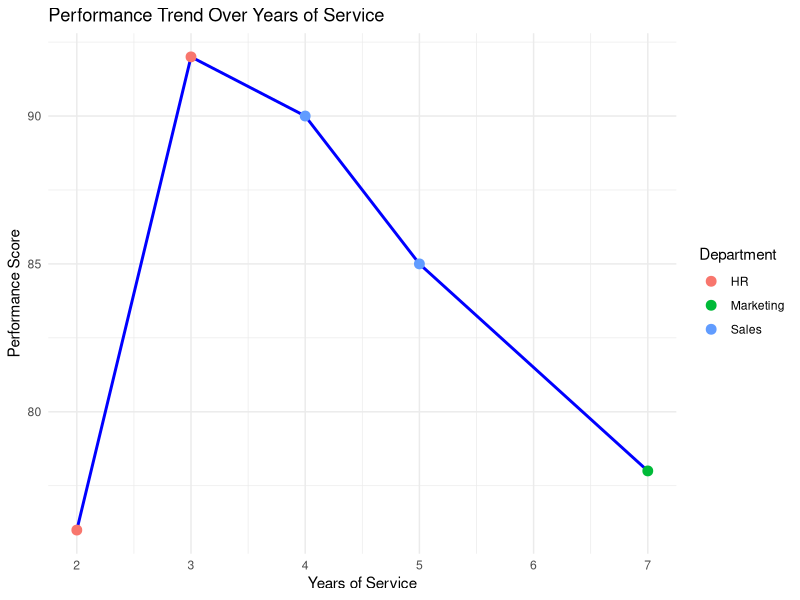
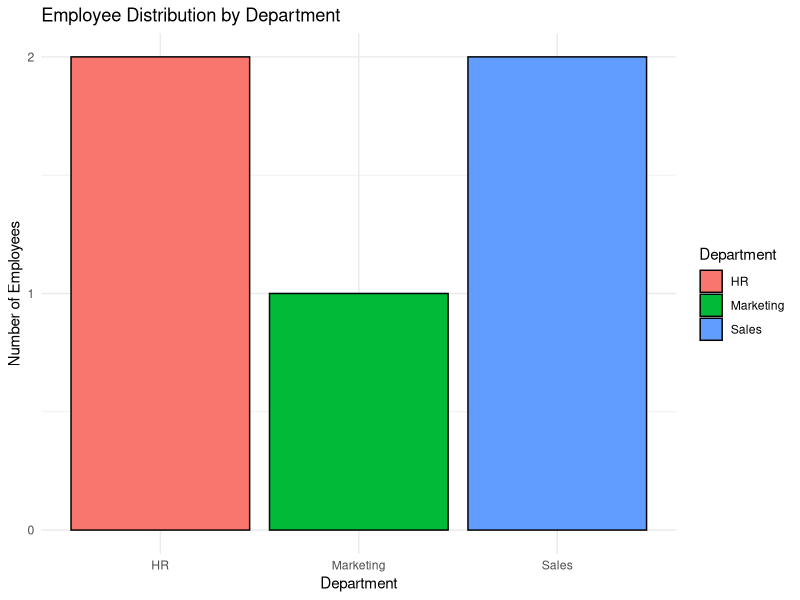
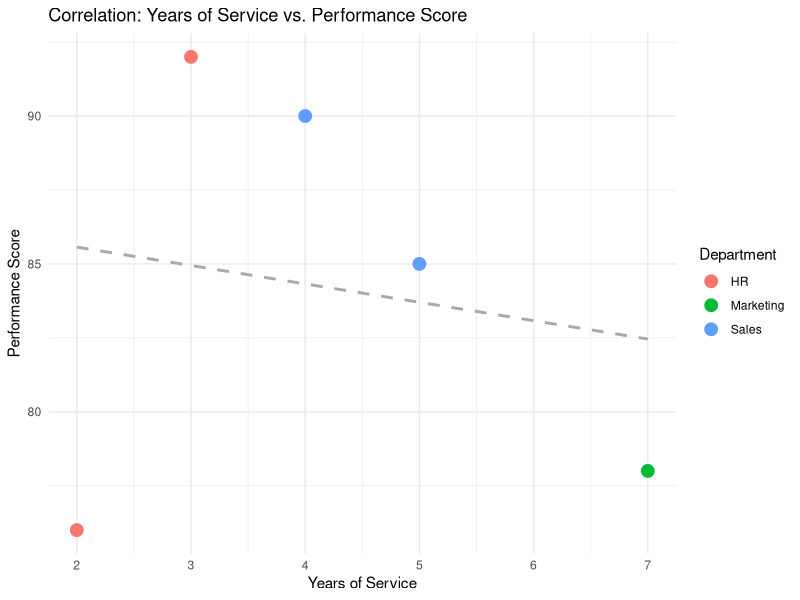

Here is the R script that generated these plots, in order:
# Load the ggplot2 library for visualizations
# Run install.packages("ggplot2") first if you do not have it installed
library(ggplot2)

# ---------------------------------------------------------
# DATASET CREATION
# ---------------------------------------------------------
# Dataset: Employee Performance
emp_data <- data.frame(
  EmployeeID = c(1, 2, 3, 4, 5),
  Department = c("Sales", "HR", "Marketing", "Sales", "HR"),
  YearsOfService = c(5, 3, 7, 4, 2),
  PerformanceScore = c(85, 92, 78, 90, 76)
)

print("Employee Performance Dataset:")
print(emp_data)

# ---------------------------------------------------------
# TASK 1: Line Chart
# Visualize the performance trend of employees over time.
# Note: We sort by Years of Service to show a logical "time" progression.
# ---------------------------------------------------------
# Sort the data by Years of Service
emp_data_sorted <- emp_data[order(emp_data$YearsOfService), ]

line_chart <- ggplot(emp_data_sorted, aes(x = YearsOfService, y = PerformanceScore)) +
  geom_line(color = "blue", size = 1) +
  geom_point(aes(color = Department), size = 3) +
  theme_minimal() +
  labs(title = "Performance Trend Over Years of Service",
       x = "Years of Service",
       y = "Performance Score") +
  theme(legend.position = "right")

print(line_chart)

# ---------------------------------------------------------
# TASK 2: Bar Chart
# Show the distribution of employees across different departments.
# ---------------------------------------------------------
bar_chart <- ggplot(emp_data, aes(x = Department, fill = Department)) +
  geom_bar(color = "black") +
  theme_minimal() +
  labs(title = "Employee Distribution by Department",
       x = "Department",
       y = "Number of Employees") +
  scale_y_continuous(breaks = c(0, 1, 2, 3)) # Ensuring whole numbers for count

print(bar_chart)

# ---------------------------------------------------------
# TASK 3: Scatter Plot
# Analyze the correlation between years of service and performance scores[cite: 1].
# ---------------------------------------------------------
scatter_plot <- ggplot(emp_data, aes(x = YearsOfService, y = PerformanceScore)) +
  geom_point(aes(color = Department), size = 4) +
  geom_smooth(method = "lm", se = FALSE, color = "darkgray", linetype = "dashed") + # Adds a trendline
  theme_minimal() +
  labs(title = "Correlation: Years of Service vs. Performance Score",
       x = "Years of Service",
       y = "Performance Score")

print(scatter_plot)
